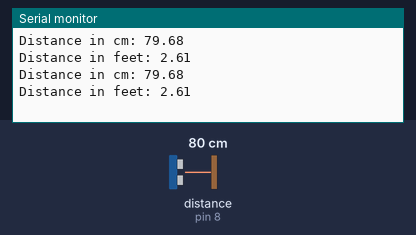
This sketch was run on a simulated Arduino Uno, built with avr-gcc and run on an emulated ATmega328P. On the bench: the last lines printed to the serial monitor. Wiring (inferred from the names in the program): ultrasonic range finder: trigger pin 9; echo pin 8. The test bench sets the inputs (shaded band); at power-on: distance to the obstacle (sensor on pin 8) 80 cm. The echo pulse lasts 58.3 µs per cm.

Above: at 1.8 s.
1.9 s: distance to the obstacle (sensor on pin 8) set to 2 cm
At 2.4 s:
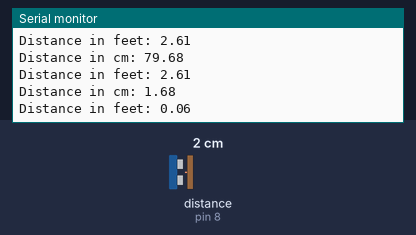
3.4 s: distance to the obstacle (sensor on pin 8) set to 4 cm
At 4.8 s:
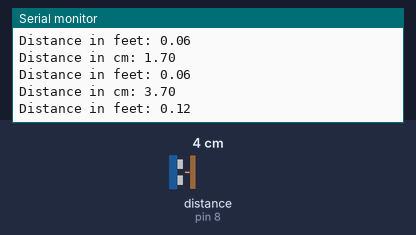
Timing chart, 0 to 6.4 s (numbered marks = the images above; inputs shaded):
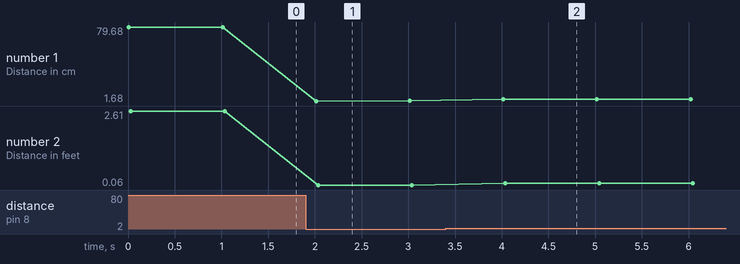

The sketch:

ultrasonic.ino
```cpp
// Define Ultrasonic Sensor Pins
int trig = 9;
int echo = 8;

void setup() {
  pinMode(trig, OUTPUT);
  pinMode(echo, INPUT);
  Serial.begin(9600); // Start Serial Communication
}

void loop() {
  // Send a short LOW pulse to ensure clean HIGH signal
  digitalWrite(trig, LOW);
  delayMicroseconds(2);

  // Send 10µs pulse to trigger ultrasonic burst
  digitalWrite(trig, HIGH);
  delayMicroseconds(10);
  digitalWrite(trig, LOW);

  // Measure time taken for echo to return
  long duration = pulseIn(echo, HIGH);

  // Convert duration to distance in cm
  float distance_cm = duration * 0.0343 / 2;

  // Convert cm to feet
  float distance_ft = distance_cm / 30.48;

  // Display distances
  Serial.print("Distance in cm: ");
  Serial.println(distance_cm);
  Serial.print("Distance in feet: ");
  Serial.println(distance_ft);

  // Delay before next reading
  delay(1000); // 1 second instead of 10 seconds for better refresh
}
```

Measured:
- after the input at 1.9 s, the serial monitor: prints a new line after 0.11 s (image 1)
- after the input at 3.4 s, the serial monitor: prints a new line after 0.62 s (image 2)
- plotted number 1: 79.68 → 1.7 after the input at 1.9 s, 1.7 → 3.7 after the input at 3.4 s
- plotted number 2: 2.61 → 0.06 after the input at 1.9 s, 0.06 → 0.12 after the input at 3.4 s
